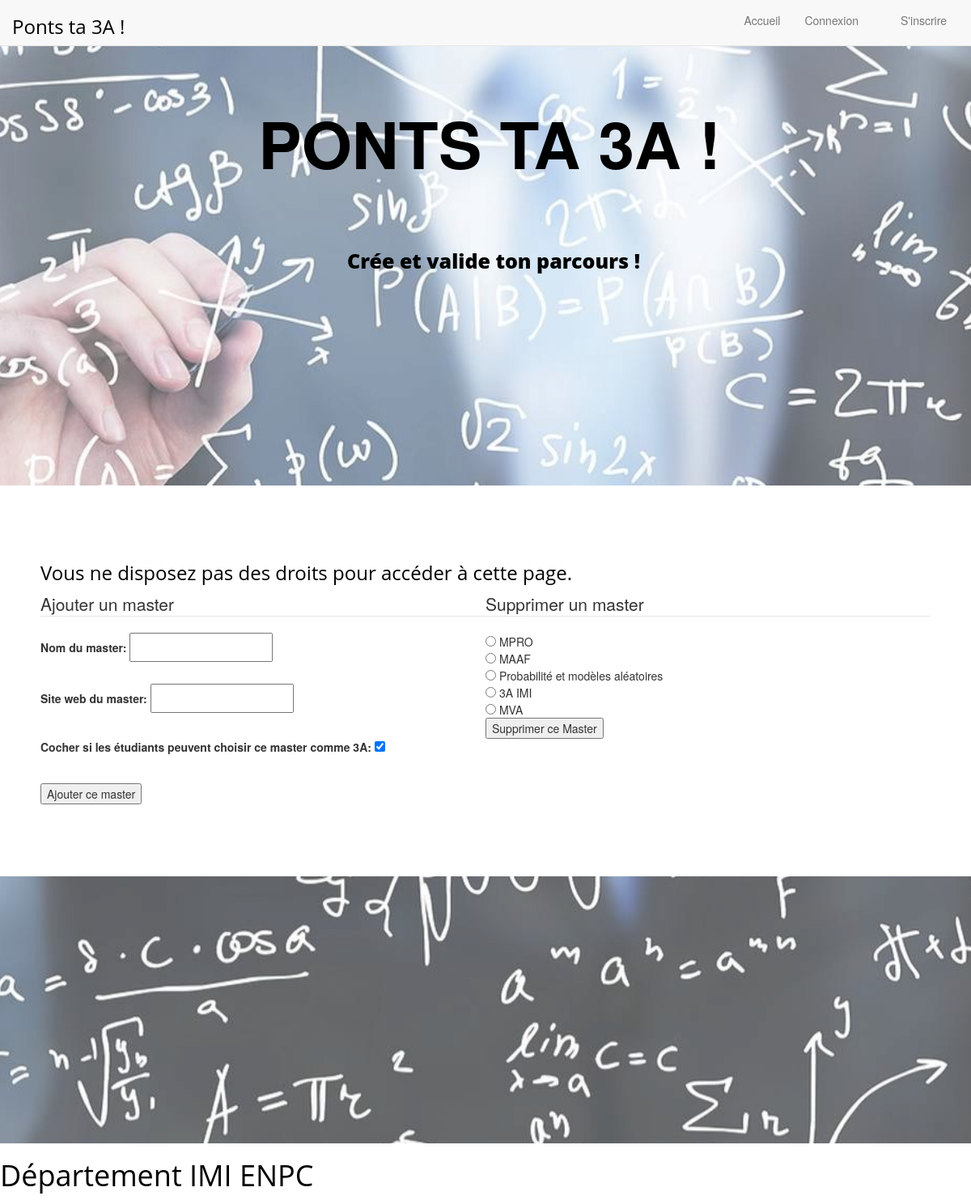
The page /parcours/list_masters on the database its author committed.
### parcours/models.py (models this page shows, shortened)
class Master(models.Model):
    name = models.CharField(max_length=100)
    website = models.URLField()
    troisa_possible = models.BooleanField(default=1)

### parcours/views.py (the view)
# urls.py: path('list_masters', views.list_masters, name='list_masters'),
def list_masters(request):
    if request.method == 'POST':
        master_form = MasterForm(data=request.POST)
        if master_form.is_valid():
            master_form.save()
        else:
            print(master_form.errors)
        indice = request.POST.get('del')
        if indice != None:
            Master.delete(Master.objects.get(id=int(indice)))
    else:
        master_form = MasterForm()
    masters = Master.objects.all()
    return render(request,'parcours/list_masters.html',
                  {'master_form': master_form, 'masters': masters})

### parcours/forms.py
class MasterForm(forms.ModelForm):
    class Meta:
        model = Master
        labels = {
        "name": "Nom du master",
        "website": "Site web du master",
        "troisa_possible": "Cocher si les étudiants peuvent choisir ce master comme 3A"
        }
        fields = ('name', 'website', 'troisa_possible')

### parcours/templates/parcours/list_masters.html (shortened to what this page needs)
{% extends "base.html" %}
{% block content %}
<head>
</head>
<div id="conteneur">
	{% if user.is_superuser %}
   		</br></br>
		<table border="2" cellpadding="10" cellspacing="2" width="90%" align="center">
			<tr>
		       <td align="center" valign="center" COLSPAN=4 > <strong> Liste des masters </strong> </td>
		   </tr>
		   {% for obj in masters %}
		   <tr>
		      <td align="center" valign="center">{{obj.name}}</td>
		   </tr>
		   {% endfor %}
		</table>
	{% else %}
		<h3 aligne="center"> Vous ne disposez pas des droits pour accéder à cette page. </h3>
	{% endif %}
    <div id="colonne1">
		<form id="master_form" method="post" action="{% url 'list_masters' %}"
		      enctype="multipart/form-data">
       			<legend>Ajouter un master</legend>
		    {{ master_form.as_p }}
		    <input type="submit" name="submit" value="Ajouter ce master" />
		</form>
    </div>
     <div id="colonne2">
		<form method="post" >
   				<fieldset>
       			<legend>Supprimer un master</legend>
				{% for obj in masters %}
				<input type="radio" name="del" value="{{obj.id}}"> {{obj.name}}<br>
				{% endfor %}
				<div>
				<input type="submit" value="Supprimer ce Master"/>
				</div>
  			</fieldset>
		</form>
    </div>
</div>
{% endblock %}

### static/css/style.css (style rules this page uses)
*, *::before, *::after { box-sizing: inherit; }
body { font-size:14px; }
h1, h2, h3, h4, h5, h6 { font-family:'Open Sans', sans-serif; color: black; }
p { font-weight:300; line-height:30px; padding-bottom:15px; }

### parcours/templates/parcours/list_masters.html (style rules this page uses)
#conteneur { width:100%; margin-top:20px; padding-bottom:25px; padding-top:5px; }
#colonne1 { width:50%; float:left; }
#colonne2 { width:50%; float:left; }

### rows shown on the page
Master: name "MPRO"
Master: name "MAAF"
Master: name "Probabilité et modèles aléatoires"
Master: name "3A IMI"
Master: name "MVA"
